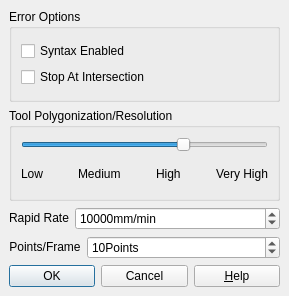
<?xml version="1.0" encoding="UTF-8"?>
<ui version="4.0">
 <class>SimulSettings</class>
 <widget class="QDialog" name="SimulSettings">
  <property name="geometry">
   <rect>
    <x>0</x>
    <y>0</y>
    <width>289</width>
    <height>296</height>
   </rect>
  </property>
  <property name="minimumSize">
   <size>
    <width>0</width>
    <height>0</height>
   </size>
  </property>
  <property name="maximumSize">
   <size>
    <width>32767</width>
    <height>32767</height>
   </size>
  </property>
  <property name="windowTitle">
   <string>Simulation Settings</string>
  </property>
  <property name="windowIcon">
   <iconset>
    <normaloff>:/new/prefix1/images/appicon.png</normaloff>:/new/prefix1/images/appicon.png</iconset>
  </property>
  <layout class="QGridLayout">
   <property name="leftMargin">
    <number>9</number>
   </property>
   <property name="topMargin">
    <number>9</number>
   </property>
   <property name="rightMargin">
    <number>9</number>
   </property>
   <property name="bottomMargin">
    <number>9</number>
   </property>
   <property name="spacing">
    <number>6</number>
   </property>
   <item row="0" column="0">
    <layout class="QVBoxLayout">
     <property name="spacing">
      <number>6</number>
     </property>
     <property name="leftMargin">
      <number>0</number>
     </property>
     <property name="topMargin">
      <number>0</number>
     </property>
     <property name="rightMargin">
      <number>0</number>
     </property>
     <property name="bottomMargin">
      <number>0</number>
     </property>
     <item>
      <widget class="QGroupBox" name="groupBox">
       <property name="title">
        <string>Error Options</string>
       </property>
       <layout class="QGridLayout">
        <property name="leftMargin">
         <number>9</number>
        </property>
        <property name="topMargin">
         <number>9</number>
        </property>
        <property name="rightMargin">
         <number>9</number>
        </property>
        <property name="bottomMargin">
         <number>9</number>
        </property>
        <property name="spacing">
         <number>6</number>
        </property>
        <item row="0" column="0">
         <layout class="QVBoxLayout">
          <property name="spacing">
           <number>6</number>
          </property>
          <property name="leftMargin">
           <number>0</number>
          </property>
          <property name="topMargin">
           <number>0</number>
          </property>
          <property name="rightMargin">
           <number>0</number>
          </property>
          <property name="bottomMargin">
           <number>0</number>
          </property>
          <item>
           <widget class="QCheckBox" name="checkBox1">
            <property name="toolTip">
             <string>Enable/Disable G Code Syntax Checking</string>
            </property>
            <property name="text">
             <string>Syntax Enabled</string>
            </property>
           </widget>
          </item>
          <item>
           <widget class="QCheckBox" name="checkBox2">
            <property name="text">
             <string>Stop At Intersection</string>
            </property>
           </widget>
          </item>
         </layout>
        </item>
       </layout>
      </widget>
     </item>
     <item>
      <widget class="QGroupBox" name="groupBox_2">
       <property name="title">
        <string>Tool Polygonization/Resolution</string>
       </property>
       <layout class="QGridLayout">
        <property name="leftMargin">
         <number>9</number>
        </property>
        <property name="topMargin">
         <number>9</number>
        </property>
        <property name="rightMargin">
         <number>9</number>
        </property>
        <property name="bottomMargin">
         <number>9</number>
        </property>
        <property name="spacing">
         <number>6</number>
        </property>
        <item row="0" column="0">
         <layout class="QVBoxLayout">
          <property name="spacing">
           <number>6</number>
          </property>
          <property name="leftMargin">
           <number>0</number>
          </property>
          <property name="topMargin">
           <number>0</number>
          </property>
          <property name="rightMargin">
           <number>0</number>
          </property>
          <property name="bottomMargin">
           <number>0</number>
          </property>
          <item>
           <widget class="QSlider" name="slider1">
            <property name="maximum">
             <number>3</number>
            </property>
            <property name="pageStep">
             <number>1</number>
            </property>
            <property name="value">
             <number>2</number>
            </property>
            <property name="orientation">
             <enum>Qt::Horizontal</enum>
            </property>
           </widget>
          </item>
          <item>
           <layout class="QHBoxLayout">
            <property name="spacing">
             <number>6</number>
            </property>
            <property name="leftMargin">
             <number>0</number>
            </property>
            <property name="topMargin">
             <number>0</number>
            </property>
            <property name="rightMargin">
             <number>0</number>
            </property>
            <property name="bottomMargin">
             <number>0</number>
            </property>
            <item>
             <widget class="QLabel" name="textLabel1">
              <property name="text">
               <string>Low</string>
              </property>
             </widget>
            </item>
            <item>
             <spacer>
              <property name="orientation">
               <enum>Qt::Horizontal</enum>
              </property>
              <property name="sizeType">
               <enum>QSizePolicy::Expanding</enum>
              </property>
              <property name="sizeHint" stdset="0">
               <size>
                <width>40</width>
                <height>20</height>
               </size>
              </property>
             </spacer>
            </item>
            <item>
             <widget class="QLabel" name="textLabel2">
              <property name="text">
               <string>Medium</string>
              </property>
             </widget>
            </item>
            <item>
             <spacer>
              <property name="orientation">
               <enum>Qt::Horizontal</enum>
              </property>
              <property name="sizeType">
               <enum>QSizePolicy::Expanding</enum>
              </property>
              <property name="sizeHint" stdset="0">
               <size>
                <width>40</width>
                <height>20</height>
               </size>
              </property>
             </spacer>
            </item>
            <item>
             <widget class="QLabel" name="textLabel3">
              <property name="text">
               <string>High</string>
              </property>
             </widget>
            </item>
            <item>
             <spacer>
              <property name="orientation">
               <enum>Qt::Horizontal</enum>
              </property>
              <property name="sizeType">
               <enum>QSizePolicy::Expanding</enum>
              </property>
              <property name="sizeHint" stdset="0">
               <size>
                <width>40</width>
                <height>20</height>
               </size>
              </property>
             </spacer>
            </item>
            <item>
             <widget class="QLabel" name="textLabel4">
              <property name="text">
               <string>Very High</string>
              </property>
             </widget>
            </item>
           </layout>
          </item>
         </layout>
        </item>
       </layout>
      </widget>
     </item>
     <item>
      <layout class="QHBoxLayout">
       <property name="spacing">
        <number>6</number>
       </property>
       <property name="leftMargin">
        <number>0</number>
       </property>
       <property name="topMargin">
        <number>0</number>
       </property>
       <property name="rightMargin">
        <number>0</number>
       </property>
       <property name="bottomMargin">
        <number>0</number>
       </property>
       <item>
        <widget class="QLabel" name="TextLabel1">
         <property name="sizePolicy">
          <sizepolicy hsizetype="Fixed" vsizetype="Fixed">
           <horstretch>0</horstretch>
           <verstretch>0</verstretch>
          </sizepolicy>
         </property>
         <property name="frameShape">
          <enum>QFrame::NoFrame</enum>
         </property>
         <property name="frameShadow">
          <enum>QFrame::Raised</enum>
         </property>
         <property name="text">
          <string>Rapid Rate</string>
         </property>
         <property name="alignment">
          <set>Qt::AlignCenter</set>
         </property>
        </widget>
       </item>
       <item>
        <widget class="QSpinBox" name="SpinBoxRapid">
         <property name="cursor">
          <cursorShape>ArrowCursor</cursorShape>
         </property>
         <property name="toolTip">
          <string>Enter The Rapid Move Rate</string>
         </property>
         <property name="buttonSymbols">
          <enum>QAbstractSpinBox::UpDownArrows</enum>
         </property>
         <property name="suffix">
          <string>mm/min</string>
         </property>
         <property name="minimum">
          <number>1000</number>
         </property>
         <property name="maximum">
          <number>99999</number>
         </property>
         <property name="value">
          <number>10000</number>
         </property>
        </widget>
       </item>
      </layout>
     </item>
     <item>
      <layout class="QHBoxLayout">
       <property name="spacing">
        <number>6</number>
       </property>
       <property name="leftMargin">
        <number>0</number>
       </property>
       <property name="topMargin">
        <number>0</number>
       </property>
       <property name="rightMargin">
        <number>0</number>
       </property>
       <property name="bottomMargin">
        <number>0</number>
       </property>
       <item>
        <widget class="QLabel" name="TextLabel2">
         <property name="sizePolicy">
          <sizepolicy hsizetype="Fixed" vsizetype="Fixed">
           <horstretch>0</horstretch>
           <verstretch>0</verstretch>
          </sizepolicy>
         </property>
         <property name="frameShape">
          <enum>QFrame::NoFrame</enum>
         </property>
         <property name="frameShadow">
          <enum>QFrame::Raised</enum>
         </property>
         <property name="text">
          <string>Points/Frame</string>
         </property>
         <property name="alignment">
          <set>Qt::AlignCenter</set>
         </property>
        </widget>
       </item>
       <item>
        <widget class="QSpinBox" name="SpinBoxPPF">
         <property name="cursor">
          <cursorShape>ArrowCursor</cursorShape>
         </property>
         <property name="toolTip">
          <string>Enter The Number Of Points Per Frame</string>
         </property>
         <property name="buttonSymbols">
          <enum>QAbstractSpinBox::UpDownArrows</enum>
         </property>
         <property name="suffix">
          <string>Points</string>
         </property>
         <property name="minimum">
          <number>1</number>
         </property>
         <property name="maximum">
          <number>100</number>
         </property>
         <property name="value">
          <number>10</number>
         </property>
        </widget>
       </item>
      </layout>
     </item>
     <item>
      <layout class="QHBoxLayout">
       <property name="spacing">
        <number>6</number>
       </property>
       <property name="leftMargin">
        <number>0</number>
       </property>
       <property name="topMargin">
        <number>0</number>
       </property>
       <property name="rightMargin">
        <number>0</number>
       </property>
       <property name="bottomMargin">
        <number>0</number>
       </property>
       <item>
        <widget class="QPushButton" name="OKButton">
         <property name="text">
          <string>OK</string>
         </property>
         <property name="icon">
          <iconset>
           <normaloff>image1</normaloff>image1</iconset>
         </property>
         <property name="shortcut">
          <string/>
         </property>
        </widget>
       </item>
       <item>
        <widget class="QPushButton" name="CancelButton">
         <property name="text">
          <string>Cancel</string>
         </property>
         <property name="icon">
          <iconset>
           <normaloff>image2</normaloff>image2</iconset>
         </property>
         <property name="shortcut">
          <string/>
         </property>
        </widget>
       </item>
       <item>
        <widget class="QPushButton" name="helpButton">
         <property name="text">
          <string>&amp;Help</string>
         </property>
         <property name="icon">
          <iconset>
           <normaloff>image3</normaloff>image3</iconset>
         </property>
         <property name="shortcut">
          <string>Alt+H</string>
         </property>
        </widget>
       </item>
      </layout>
     </item>
    </layout>
   </item>
  </layout>
 </widget>
 <layoutdefault spacing="6" margin="11"/>
 <tabstops>
  <tabstop>SpinBoxRapid</tabstop>
  <tabstop>SpinBoxPPF</tabstop>
  <tabstop>OKButton</tabstop>
  <tabstop>CancelButton</tabstop>
 </tabstops>
 <resources/>
 <connections>
  <connection>
   <sender>CancelButton</sender>
   <signal>clicked()</signal>
   <receiver>SimulSettings</receiver>
   <slot>reject()</slot>
   <hints>
    <hint type="sourcelabel">
     <x>20</x>
     <y>20</y>
    </hint>
    <hint type="destinationlabel">
     <x>20</x>
     <y>20</y>
    </hint>
   </hints>
  </connection>
  <connection>
   <sender>OKButton</sender>
   <signal>clicked()</signal>
   <receiver>SimulSettings</receiver>
   <slot>accept()</slot>
   <hints>
    <hint type="sourcelabel">
     <x>20</x>
     <y>20</y>
    </hint>
    <hint type="destinationlabel">
     <x>20</x>
     <y>20</y>
    </hint>
   </hints>
  </connection>
 </connections>
</ui>
